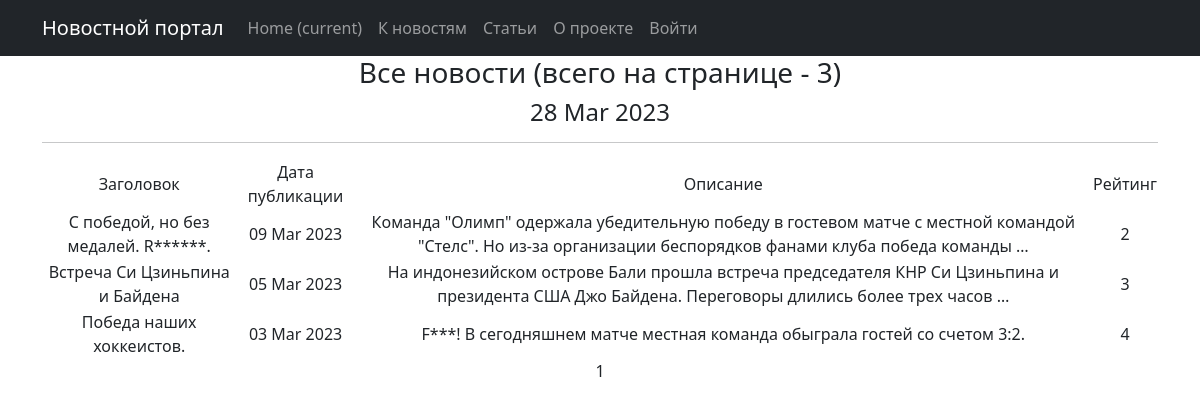
Page /posts/news/ on the earlier database version.
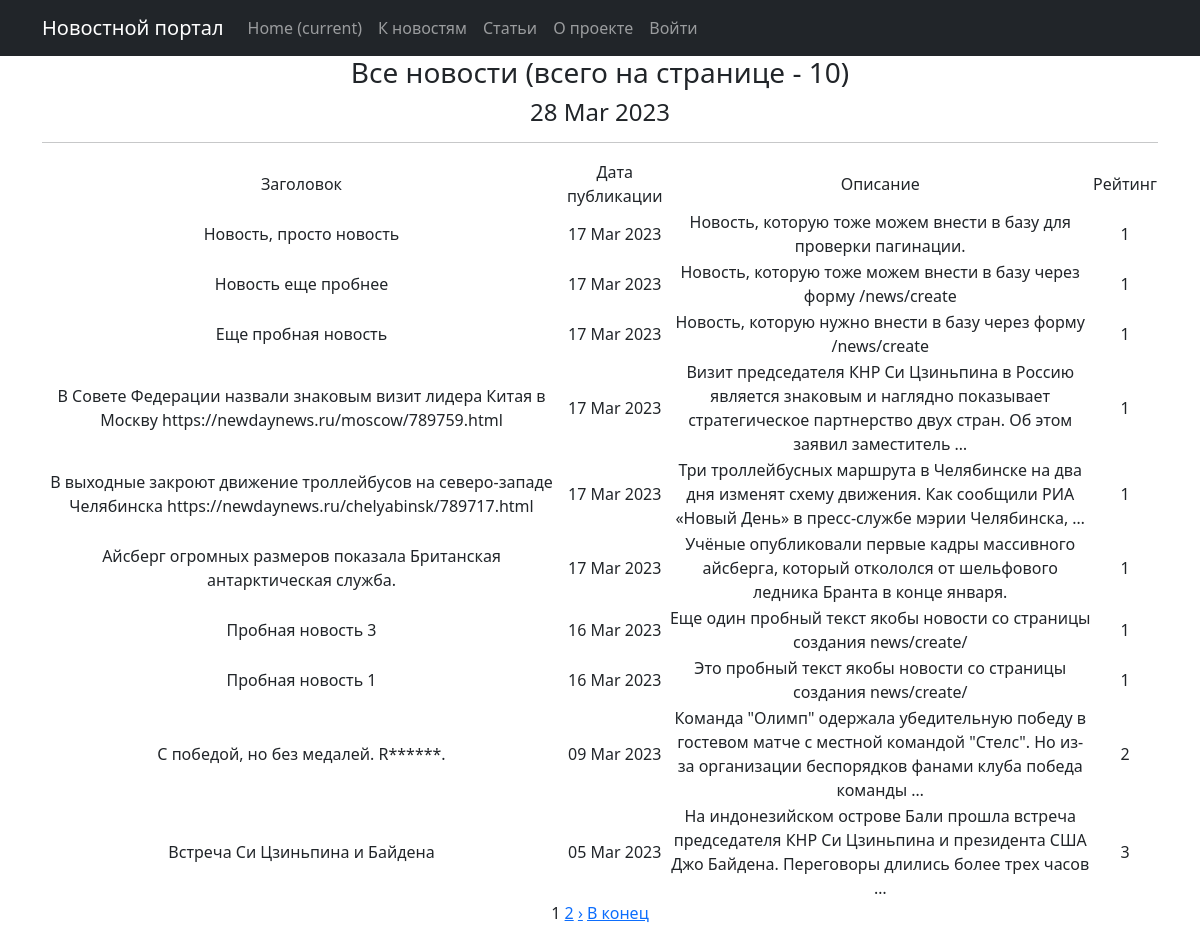
Same page on the later database version.
### news/models.py (models this page shows, shortened)
class Post(models.Model):
    author = models.ForeignKey(Author, on_delete=models.CASCADE)
    content = models.CharField(max_length=2, choices=CONTENTS)
    time_in = models.DateTimeField(auto_now_add=True)
    category = models.ManyToManyField(Category, through='PostCategory')
    title = models.CharField(max_length=255,)
    content_text = models.TextField()
    content_rate = models.IntegerField(default=1)

### news/views.py (the view)
# urls.py: path("news/", NewsList.as_view(), name='news_list'),
class NewsList(ListView):
    model = Post
    queryset = Post.objects.filter(content = 'NW')
    ordering = '-time_in'
    template_name = 'news.html'
    context_object_name = 'news'
    paginate_by = 10
    def get_queryset(self):
        queryset = super().get_queryset()
        self.filterset = PostFilter(self.request.GET, queryset)
        return self.filterset.qs
    def get_context_data(self, **kwargs):
        context = super().get_context_data(**kwargs)
        context['time_now'] = datetime.utcnow()
        context['filterset'] = self.filterset
        return context

### news/templatetags/custom_filters.py (called while the page is built)
@register.filter()
@stringfilter #чтобы не вызывать ошибки, приведем в строку
def censor(value, bad_words = bad_list):
    words = value.split()#разделим строку
    new_line=''
    for word in words:
        if word.lower() in bad_words in bad_words:
            new_line += word[0] #если да, первый символ оставляем
            for i in word[1:]:
                new_line += '*'#остальные заменяем на *
            new_line += ' '
        elif (word[:-1].lower()) in bad_words:
            new_line += word[0]
            for i in word[1:-1]:
                new_line += '*'
            new_line += (word[-1] + ' ')
        else:
            new_line += (word + ' ')
    return new_line.rstrip()

### news/templatetags/custom_tags.py (called while the page is built)
@register.simple_tag(takes_context=True)
def url_replace(context, **kwargs):
   d = context['request'].GET.copy()
   for k, v in kwargs.items():
       d[k] = v
   return d.urlencode()

### templates/news.html (shortened to what this page needs)
{% extends 'flatpages/default.html' %}
{% load custom_filters %}
{% load custom_tags %}
{% block content %}
    <h3>Все новости (всего на странице - {{ news|length}})</h3>
    <h4>{{ time_now|date:'d M Y'}}</h4>
    <hr>
    {% if news %}
       <table>
           <tr>
               <td>Заголовок</td>
               <td>Дата публикации</td>
               <td>Описание</td>
               <td>Рейтинг</td>
           </tr>
           {% for post in news %}
           {% if post.content == 'NW' %}
           <tr>
               <td>{{ post.title|censor }}</td>
               <td>{{ post.time_in|date:'d M Y' }}</td>
               <td>{{ post.content_text|censor|truncatewords:20 }}</td>
               <td>{{ post.content_rate }}</td>
           </tr>
           {% endif %}
           {% endfor %}
       </table>
    {% else %}
        <h3>Новости не найдены</h3>
    {% endif %}
   {{ page_obj.number }}
   {% if page_obj.has_next %}
       <a href="?{% url_replace page=page_obj.next_page_number %}">{{ page_obj.next_page_number }}</a>
   {% endif %}
        {% if page_obj.has_next %}
            <a href="?{% url_replace page=page_obj.next_page_number %}">&rsaquo;</a>
            <a href="?{% url_replace page=page_obj.paginator.num_pages %}">В конец</a>
        {% endif %}
{% endblock content %}

Differences in the rows shown:
no longer on this page (row unchanged): Post: title|censor "Победа наших хоккеистов.", time_in "03 Mar 2023", content_text|censor "F***! В сегодняшнем матче местная команда обыграла гостей со счетом 3:2.", content_rate "4"
added Post: title|censor "Новость, просто новость", time_in "17 Mar 2023", content_text|censor "Новость, которую тоже можем внести в базу для проверки пагинации.", content_rate "1"
added Post: title|censor "Новость еще пробнее", time_in "17 Mar 2023", content_text|censor "Новость, которую тоже можем внести в базу через форму /news/create", content_rate "1"
added Post: title|censor "Еще пробная новость", time_in "17 Mar 2023", content_text|censor "Новость, которую нужно внести в базу через форму /news/create", content_rate "1"
added Post: title|censor "В Совете Федерации назвали знаковым визит лидера Китая в Москву https://newdaynews.ru/moscow/789759.html", time_in "17 Mar 2023", content_text|censor "Визит председателя КНР Си Цзиньпина в Россию является знаковым и наглядно показывает стратегическое партнерство двух стран. Об этом заявил заместитель …", content_rate "1"
added Post: title|censor "В выходные закроют движение троллейбусов на северо-западе Челябинска https://newdaynews.ru/chelyabinsk/789717.html", time_in "17 Mar 2023", content_text|censor "Три троллейбусных маршрута в Челябинске на два дня изменят схему движения. Как сообщили РИА «Новый День» в пресс-службе мэрии Челябинска, …", content_rate "1"
added Post: title|censor "Айсберг огромных размеров показала Британская антарктическая служба.", time_in "17 Mar 2023", content_text|censor "Учёные опубликовали первые кадры массивного айсберга, который откололся от шельфового ледника Бранта в конце января.", content_rate "1"
added Post: title|censor "Пробная новость 3", time_in "16 Mar 2023", content_text|censor "Еще один пробный текст якобы новости со страницы создания news/create/", content_rate "1"
added Post: title|censor "Пробная новость 1", time_in "16 Mar 2023", content_text|censor "Это пробный текст якобы новости со страницы создания news/create/", content_rate "1"
Other differences:
{{ news|length }}: "3" → "10"
{{ page_obj.next_page_number }}: (not shown) → "2"
text now shown: "› В конец"
